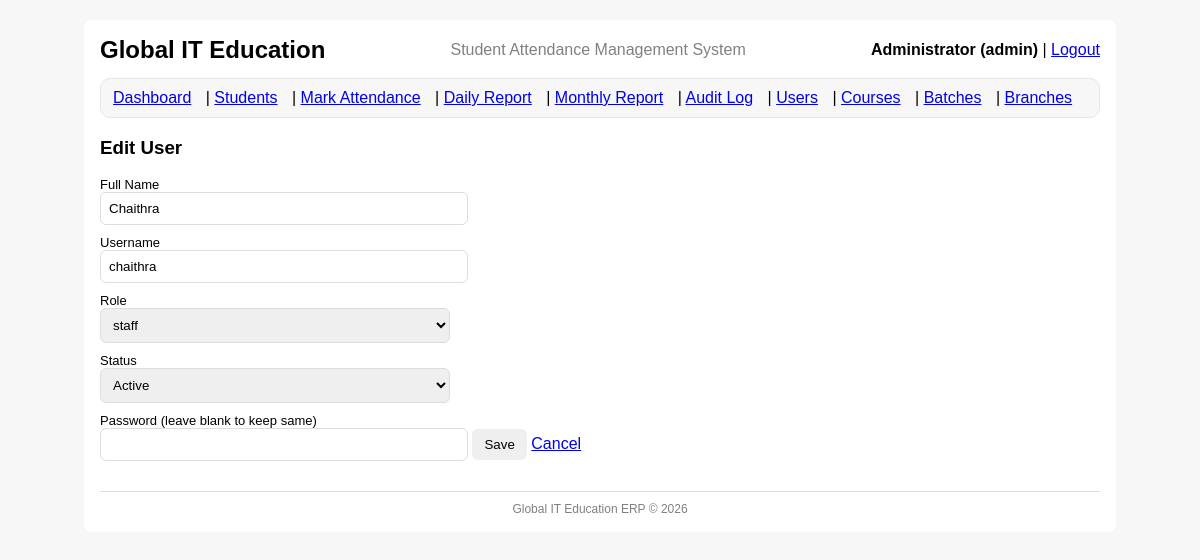
Page /users/2/edit (signed in) on the earlier database version.
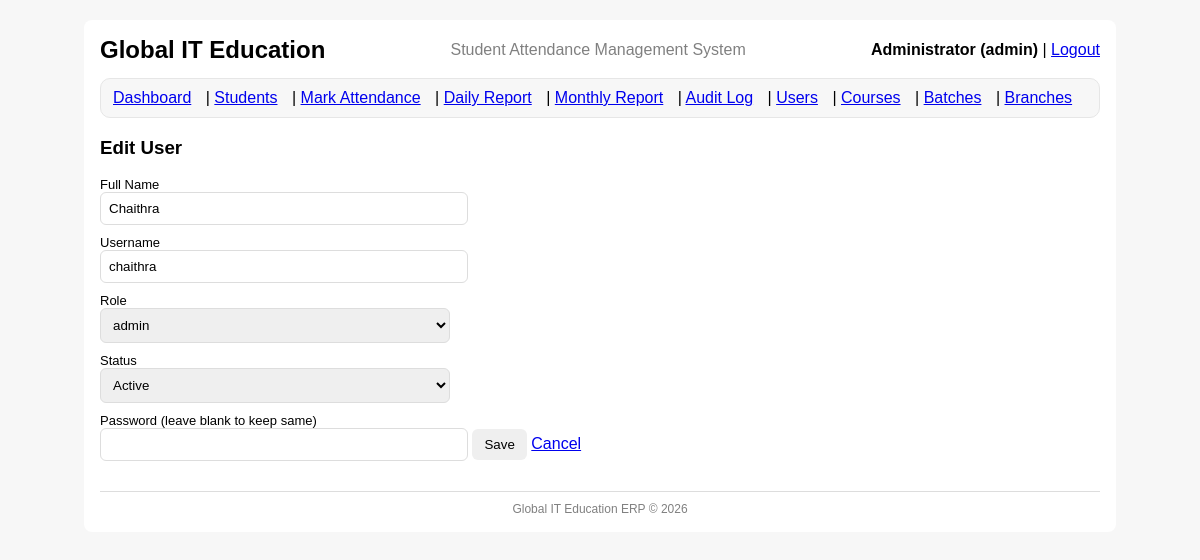
Same page on the later database version.
### tables this page shows
CREATE TABLE users (
            id INTEGER PRIMARY KEY AUTOINCREMENT,
            full_name TEXT NOT NULL,
            username TEXT NOT NULL UNIQUE,
            password_hash TEXT NOT NULL,
            role TEXT NOT NULL CHECK(role IN ('admin','staff')),
            is_active INTEGER NOT NULL DEFAULT 1,
            created_at TEXT NOT NULL
        );

### app.py (the view, shortened to what this page needs)
@app.route("/users/<int:user_id>/edit", methods=["GET", "POST"])
@admin_required
def user_edit(user_id):
    conn = get_conn()
    cur = conn.cursor()
    cur.execute("SELECT * FROM users WHERE id=?", (user_id,))
    user = cur.fetchone()
    if not user:
        conn.close()
        flash("User not found.", "danger")
        return redirect(url_for("users_list"))
    conn.close()
    return render_template("user_form.html", user=user)

### auth.py (called while the page is built)
def admin_required(view_func):
    @wraps(view_func)
    def wrapper(*args, **kwargs):
        if "user_id" not in session:
            flash("Please login first.", "danger")
            return redirect(url_for("login"))
        if session.get("role") != "admin":
            flash("Admin access required.", "danger")
            return redirect(url_for("dashboard"))
        return view_func(*args, **kwargs)
    return wrapper

### db.py (called while the page is built)
def get_conn():
    conn = sqlite3.connect(DB_PATH)
    conn.row_factory = sqlite3.Row
    conn.execute("PRAGMA foreign_keys = ON;")
    return conn

### templates/user_form.html (shortened to what this page needs)
{% extends "base.html" %}
{% block content %}
<h3>{{ "Edit User" if user else "Add User" }}</h3>
<form method="post">
  <label>Full Name</label>
  <input name="full_name" required value="{{ user.full_name if user else '' }}">
  <label>Username</label>
  <input name="username" required value="{{ user.username if user else '' }}" {% if user %}readonly{% endif %}>
  <label>Role</label>
  <select name="role" required>
    <option value="staff" {% if user and user.role=='staff' %}selected{% endif %}>staff</option>
    <option value="admin" {% if user and user.role=='admin' %}selected{% endif %}>admin</option>
  </select>
  <label>Status</label>
  <select name="is_active" required>
    <option value="1" {% if not user or user.is_active==1 %}selected{% endif %}>Active</option>
  </select>
  <label>Password {% if user %}(leave blank to keep same){% endif %}</label>
  <input name="password" type="password" {% if not user %}required{% endif %}>
  <button type="submit">Save</button>
  <a href="{{ url_for('users_list') }}">Cancel</a>
</form>
{% endblock %}

### templates/base.html (shortened to what this page needs)
<!doctype html>
<html>
<head>
  <link rel="stylesheet" href="{{ url_for('static', filename='style.css') }}">
</head>
<body>
  <div class="container">
    <div style="display:flex; justify-content:space-between; align-items:center; gap:12px;">
      <div>
        <h2 style="margin:0;">Global IT Education</h2>
      </div>
      <div style="flex:1; text-align:center;">
        <p style="margin:0; color:gray;">Student Attendance Management System</p>
      </div>
      <div style="min-width:200px; text-align:right;">
        {% if session.get("user_id") %}
          <span style="font-weight:600;">
            {{ session.get("full_name") }} ({{ session.get("username", "") }})
          </span>
          | <a href="{{ url_for('logout') }}">Logout</a>
        {% endif %}
      </div>
    </div>
    {% if session.get("user_id") %}
      <nav style="margin:14px 0; padding:10px 12px; background:#f7f7f7; border:1px solid #e6e6e6; border-radius:10px;">
        <a href="{{ url_for('dashboard') }}">Dashboard</a>
        | <a href="{{ url_for('students') }}">Students</a>
        | <a href="{{ url_for('mark_attendance') }}">Mark Attendance</a>
        | <a href="{{ url_for('report_daily') }}">Daily Report</a>
        | <a href="{{ url_for('report_monthly') }}">Monthly Report</a>
        {% if session.get("role") == "admin" %}
          | <a href="{{ url_for('audit_log') }}">Audit Log</a>
          | <a href="{{ url_for('users_list') }}">Users</a>
          | <a href="{{ url_for('courses') }}">Courses</a>
          | <a href="{{ url_for('batches') }}">Batches</a>
          | <a href="{{ url_for('branches') }}">Branches</a>
        {% endif %}
      </nav>
    {% endif %}
    {% block content %}{% endblock %}
    <div style="margin-top:30px; border-top:1px solid #ddd; padding-top:10px;">
      <p style="text-align:center; color:gray; font-size:12px; margin:0;">
        Global IT Education ERP © 2026
      </p>
    </div>
  </div>
</body>
</html>

Differences in the rows shown:
changed users "Chaithra": get (not shown) → "admin"; role "staff" → "admin"
Other differences:
{{ session.get("username", "") }}: "admin" → (not shown)
